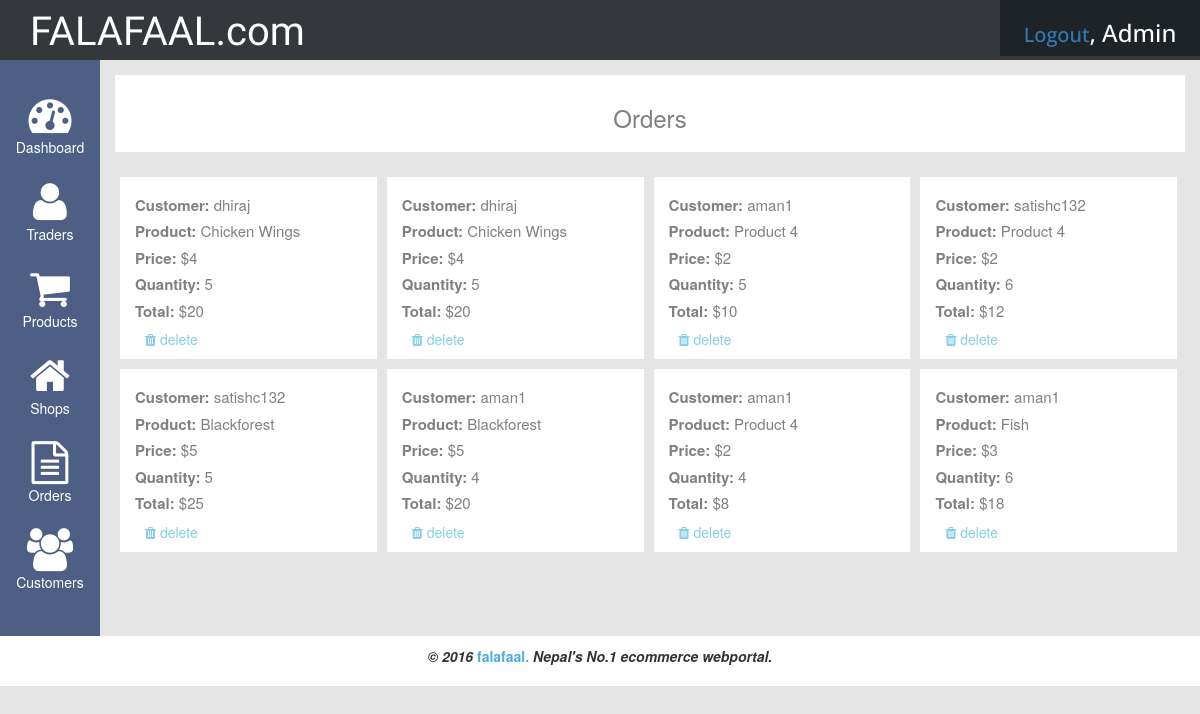
The app's page /admin/orders.php (signed in) with its own data.
### tables this page shows
CREATE TABLE IF NOT EXISTS `orders` (
  `o_id` int(11) NOT NULL AUTO_INCREMENT,
  `prod_id` int(11) NOT NULL,
  `cust_name` varchar(255) NOT NULL,
  `prod_name` varchar(255) NOT NULL,
  `price` int(11) NOT NULL,
  `qty` int(11) NOT NULL,
  `total` int(11) NOT NULL,
  PRIMARY KEY (`o_id`)
);

### admin/orders.php (the view, shortened to what this page needs)
<?php
 include("include/header.php");
?>
<div class="col-xs-12 col-sm-11 col-md-11">
	<div class="col-xs-12 col-sm-12 col-md-12 no-padding">
		<div class="main-title">
			<h3>orders</h3>
		</div>
	</div>
	<div class="col-xs-12 col-sm-12 col-md-12 no-padding">
		<div class="traders-list">
			<?php
				$sql = "SELECT * FROM orders ORDER BY o_id DESC";
				$result = mysqli_query($connection, $sql) or die(mysqli_error());
				while($row = mysqli_fetch_assoc($result)){
					echo "<div class='traders-box'>";
						echo "<h4><span>Customer: </span>".$row['cust_name']."</h4>";
						echo "<h4><span>Product: </span>".$row['prod_name']."</h4>";
						echo "<h4><span>price: </span>"."$".$row['price']."</h4>";
						echo "<h4><span>Quantity: </span>".$row['qty']."</h4>";
						echo "<h4><span>Total: </span>"."$".$row['total']."</h4>";
						echo "<ul>"."<li>";
							echo "<li>"."<a onclick='return confirmDel()' href=?mode=del&id=".$row['o_id']."><i class='fa fa-trash'></i> delete</a>";
							echo "</li>"."</ul>";
					echo "</div>";
				}
			?>
		</div>
	</div>
</div>
<?php include("include/footer.php"); ?>

### admin/css/style.css (style rules this page uses)
body { font-family: 'Raleway', sans-serif; background: #e5e5e5!important; }
.no-padding { padding-left: 0!important; padding-right:0!important; }
.main-title { background: #ffffff; padding:10px 0px; margin-top:15px; text-align:center; }
.main-title h3 { text-transform: capitalize; color:gray; }
.traders-list { margin:20px 0; }
.traders-box { width:24%; margin:5px 5px; padding:10px 15px; background: #ffffff; display:inline-block; }
.traders-box h4 { font-size:15px; color:gray; }
.traders-box h4 span { text-transform: capitalize; font-weight: bold; }
.traders-box ul { margin-bottom: 0; }
.traders-box ul li { display: inline-block; }
.traders-box ul li a:link, .traders-box ul li a:visited { text-decoration:none; padding:5px 10px; color:skyblue; text-align: right; }

### records on screen
orders: cust_name "dhiraj", prod_name "Chicken Wings", price "4", qty "5", total "20"
orders: cust_name "dhiraj", prod_name "Chicken Wings", price "4", qty "5", total "20"
orders: cust_name "aman1", prod_name "Product 4", price "2", qty "5", total "10"
orders: cust_name "satishc132", prod_name "Product 4", price "2", qty "6", total "12"
orders: cust_name "satishc132", prod_name "Blackforest", price "5", qty "5", total "25"
orders: cust_name "aman1", prod_name "Blackforest", price "5", qty "4", total "20"
orders: cust_name "aman1", prod_name "Product 4", price "2", qty "4", total "8"
orders: cust_name "aman1", prod_name "Fish", price "3", qty "6", total "18"

### other values on screen
$name "Admin"
